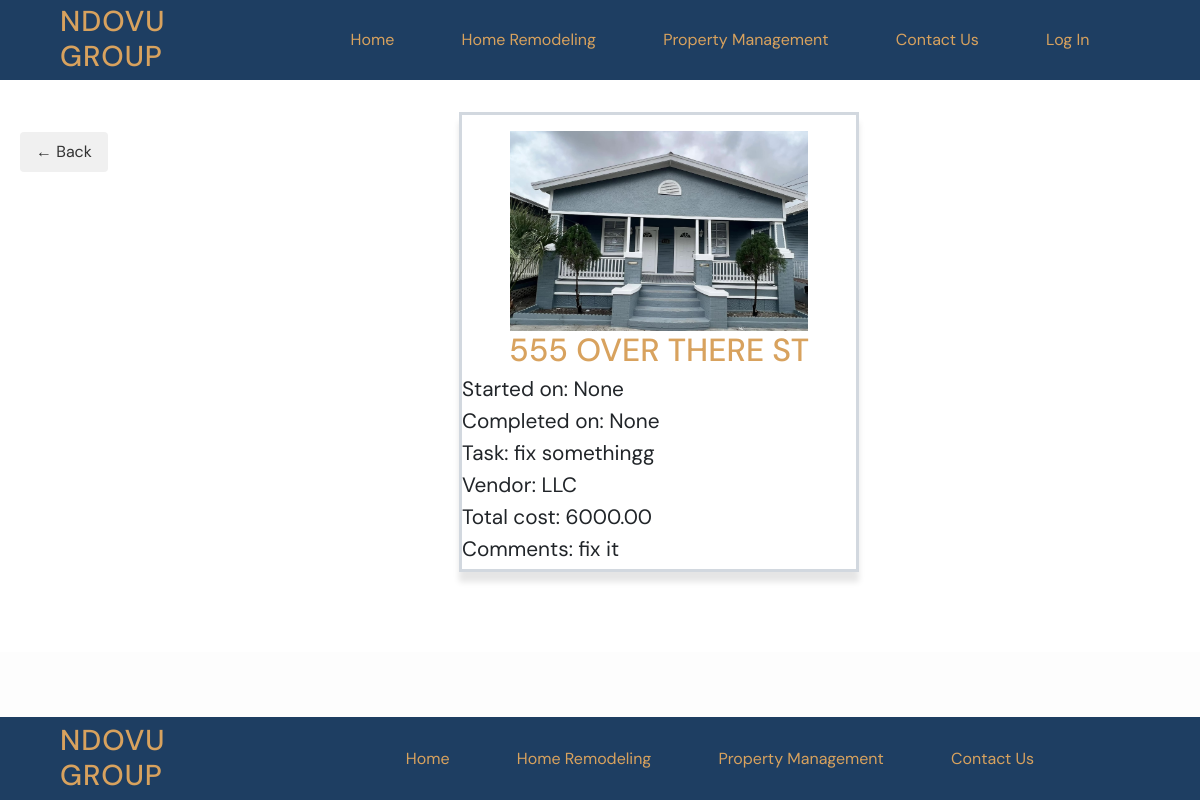
The app's page /projects/1/, older data.
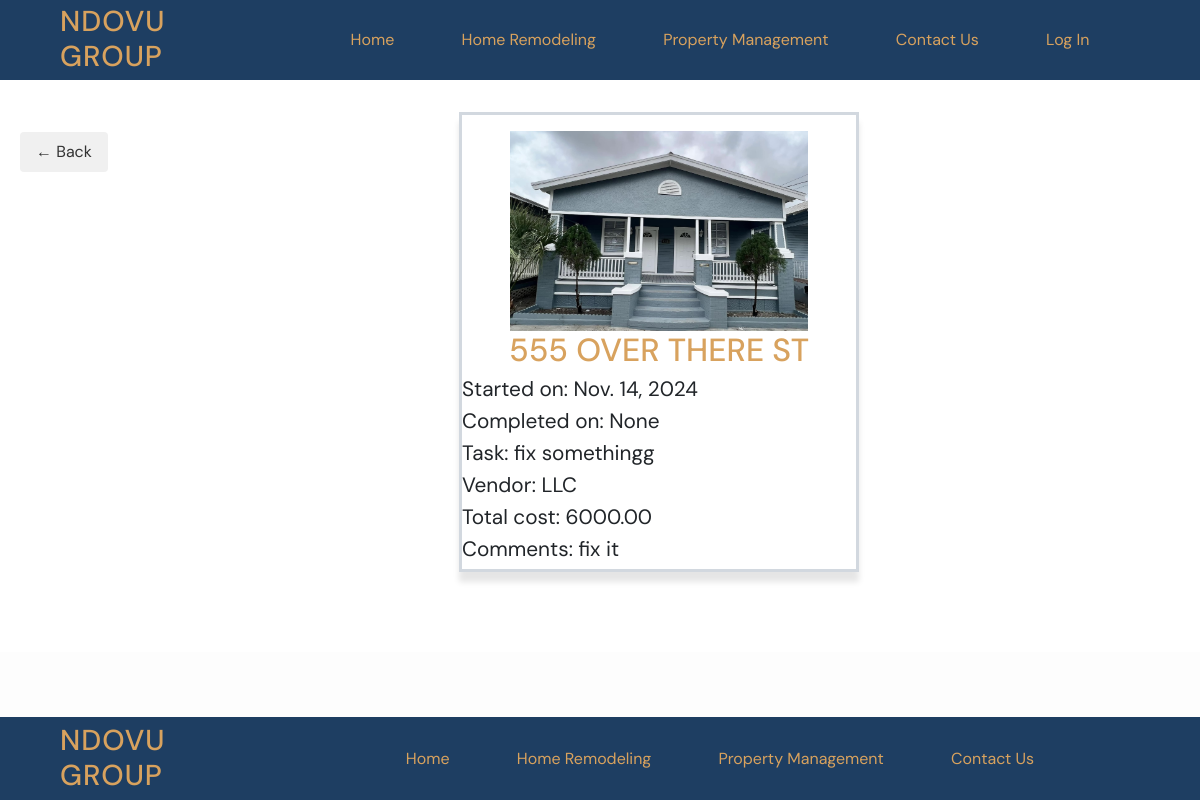
The same page, newer data.
### projects/models.py (models this page shows, shortened)
class Project(models.Model):
    name = models.CharField(max_length=128)
    image = models.ImageField(upload_to="static/img")
    tasks = models.CharField(max_length=200)
    vendor = models.CharField(max_length=50)
    total_cost = MoneyField(max_digits=14, decimal_places=2, default_currency='USD')
    comments = models.TextField()
    start_date = models.DateField(null=True, blank=True)
    complete_date = models.DateField(null=True, blank=True)

### projects/views.py (the view)
# urls.py: path("<int:pk>/", views.ProjectDetailView.as_view(), name="detail"),
class ProjectDetailView(DetailView): # read single, reads a single copy for read-only
        template_name = "projects/detail_project.html"
        model = Project

### templates/projects/detail_project.html (shortened to what this page needs)
{% extends 'base.html' %}
{% load static %}
{% block content %}
<div class="projects-list center-row">
    <div class="project-card">
        <img src="{{ project.image.url }}" alt="house">
        <h1> {{ project.name }} </h1>
        <p> Started on: {{ project.start_date }} </p>
        <p> Completed on: {{ project.complete_date }} </p>
        <p> Task: {{ project.tasks }} </p>
        <p> Vendor: {{ project.vendor }} </p>
        <p> Total cost: {{ project.total_cost }} </p>
        <p> Comments: {{ project.comments }} </p>
    </div>
    <a href="{% url 'list' %}" class="back-button">← Back</a>
</div>
{% endblock content %}

Row changes from the older to the newer data that the page shows:
changed Project "555 OVER THERE ST": start_date "None" → "Nov. 14, 2024"
